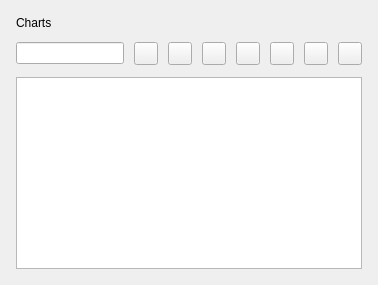
<?xml version="1.0" encoding="UTF-8"?>
<ui version="4.0">
 <class>Charts</class>
 <widget class="QWidget" name="Charts">
  <layout class="QVBoxLayout" name="verticalLayout">
   <property name="spacing">
    <number>12</number>
   </property>
   <property name="leftMargin">
    <number>16</number>
   </property>
   <property name="topMargin">
    <number>16</number>
   </property>
   <property name="rightMargin">
    <number>16</number>
   </property>
   <property name="bottomMargin">
    <number>16</number>
   </property>
   <item>
    <widget class="QLabel" name="labelTitle">
     <property name="text">
      <string>Charts</string>
     </property>
    </widget>
   </item>
   <item>
    <layout class="QHBoxLayout" name="horizontalLayoutToolbar">
     <property name="spacing">
      <number>10</number>
     </property>
     <item><widget class="QLineEdit" name="lineEditSearch"/></item>
     <item><widget class="QToolButton" name="toolButtonOpen"/></item>
     <item><widget class="QToolButton" name="toolButtonEdit"/></item>
     <item><widget class="QToolButton" name="toolButtonAdd"/></item>
     <item><widget class="QToolButton" name="toolButtonDelete"/></item>
     <item><widget class="QToolButton" name="toolButtonImport"/></item>
     <item><widget class="QToolButton" name="toolButtonExport"/></item>
     <item><widget class="QToolButton" name="toolButtonRefresh"/></item>
    </layout>
   </item>
   <item>
    <widget class="QTableWidget" name="tableWidget"/>
   </item>
  </layout>
 </widget>
 <resources/>
 <connections/>
</ui>
